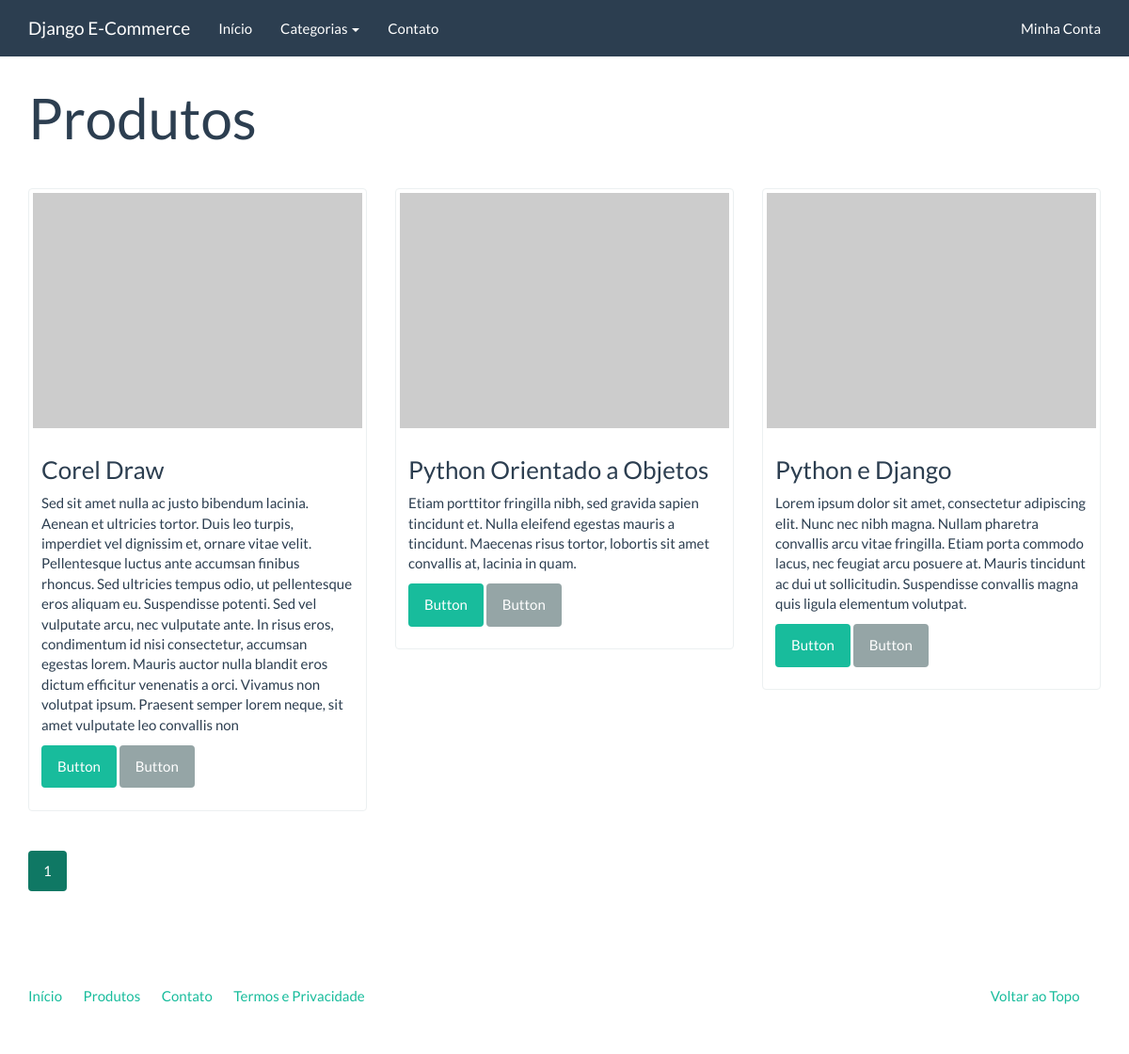
Page /catalogo/ on the earlier database version.
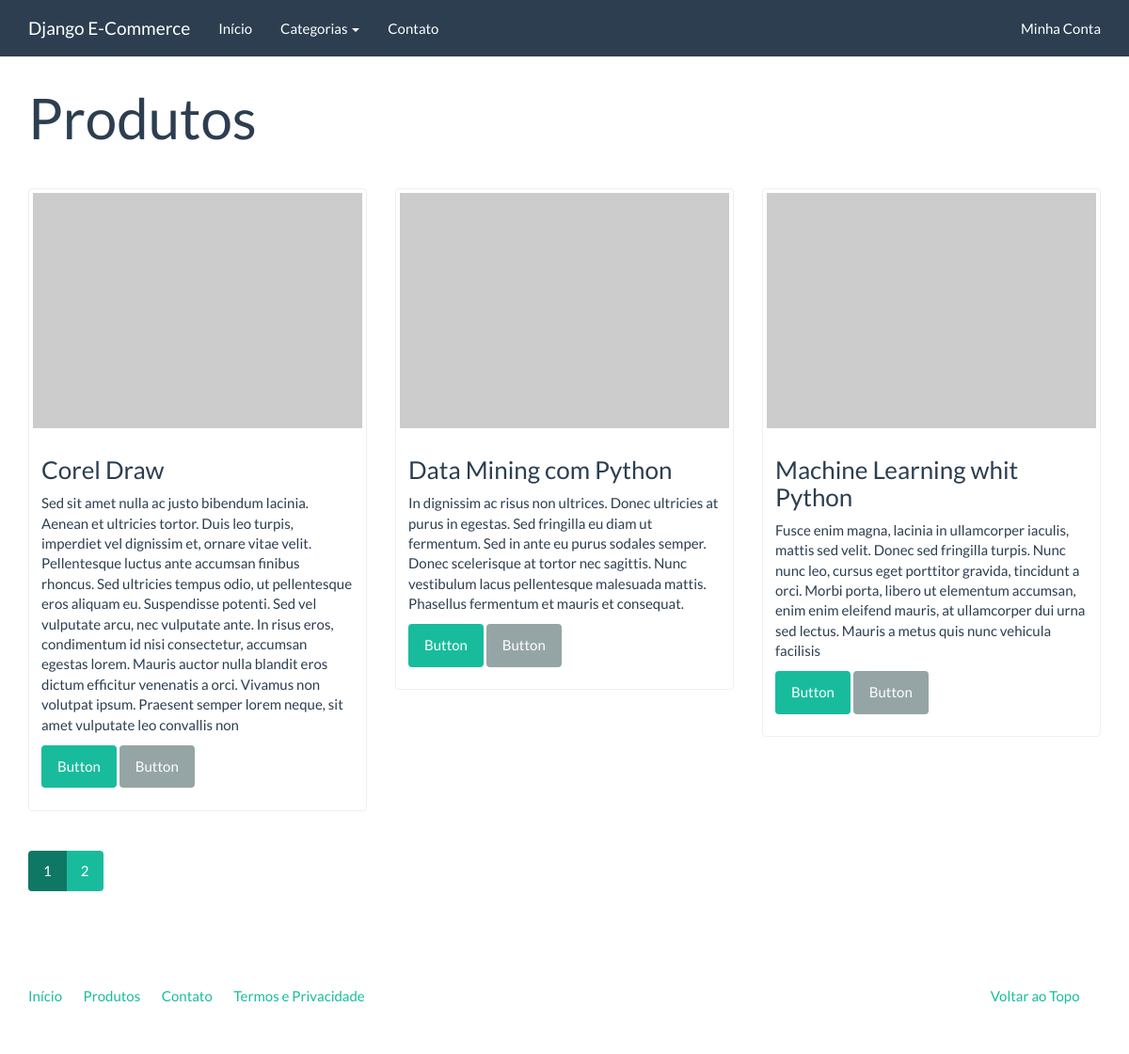
Same page on the later database version.
### catalog/models.py (models this page shows)
class Product(models.Model):
    name = models.CharField('Nome', max_length=100)
    slug = models.SlugField('Identificador', max_length=100)
    category = models.ForeignKey('catalog.Category', verbose_name='Categoria')
    description = models.TextField('Descrição', blank=True)
    price = models.DecimalField('Preço', decimal_places=2, max_digits=8)
    created = models.DateTimeField('Criado em', auto_now_add=True)
    modified = models.DateTimeField('Modificado em', auto_now=True)
    class Meta:
        verbose_name = 'Produto'
        verbose_name_plural = 'Produtos'
        ordering = ['name']
    def __str__(self):
        return self.name
    def get_absolute_url(self):
        return reverse('catalog:product', kwargs={'slug': self.slug})

### catalog/views.py (the view)
class ProductListView(generic.ListView):
    model = Product
    paginate_by = 3
    template_name = 'catalog/product_list.html'
    context_object_name = 'product_list' # optional

### catalog/context_process.py (called while the page is built)
def categories(request):
    return {
        'categories': Category.objects.all()
        }

### catalog/models.py (called while the page is built)
    def __str__(self):
        return self.name

    def get_absolute_url(self):
        return reverse('catalog:category', kwargs={'slug': self.slug})

### core/templatetags/pagination.py (called while the page is built)
@register.inclusion_tag('pagination.html')
def pagination(request, paginator, page_obj):
    context = {}
    context['paginator'] = paginator
    context['request'] = request
    context['page_obj'] = page_obj
    getvars = request.GET.copy()
    if 'page' in getvars:
        del getvars['page']
    if len(getvars) > 0:
        context['getvars'] = '&{0}'.format(getvars.urlencode())
    else:
        context['getvars'] = ''
    return context

### catalog/templates/catalog/product_list.html (shortened to what this page needs)
{% extends "base.html" %}
{% load pagination %}
{% block container %}
<div class="page-header">
    <h1>Produtos</h1>
</div>
<div class="row">
    {% for product in product_list %}
    <div class="col-sm-6 col-md-4">
        <div class="thumbnail">
            <a href="{{ product.get_absolute_url }}">
                <img src="http://placehold.it/350x250" alt="" />
            </a>
            <div class="caption">
                <h3>{{ product }}</h3>
                {{ product.description|linebreaks }}
                <p><a href="{{ product.get_absolute_url }}" class="btn btn-success" role="button">Button</a>
                <a href="#" class="btn btn-default" role="button">Button</a></p>
            </div>
        </div>
    </div>
    {% endfor %}
</div>
{% pagination request paginator page_obj %}
{% endblock %}

### core/templates/base.html (shortened to what this page needs)
<!DOCTYPE html>
{% load static %}
<html lang="en">
<head>
	<link rel="stylesheet" href="{% static 'assets/bootstrap.min.css' %}" media="screen" />
	<link rel="stylesheet" href="{% static 'assets/custom.min.css' %}" media="screen" />
</head>
<body>
    <div class="navbar navbar-default navbar-fixed-top">
      <div class="container">
        <div class="navbar-header">
          <a href="" class="navbar-brand">Django E-Commerce</a>
        </div>
        <div class="navbar-collapse collapse" id="navbar-main">
          <ul class="nav navbar-nav">
            <li>
              <a href="{% url 'index' %}">Início</a>
            </li>
            <li class="dropdown">
              <a class="dropdown-toggle" data-toggle="dropdown"
              href="{% url 'catalog:product_list' %}" id="download">Categorias
              <span class="caret"></span></a>
            </li>
			<li>
				<a href="{% url 'contact' %}">Contato</a>
			</li>
          </ul>
          <ul class="nav navbar-nav navbar-right">
            <li><a href="#">Minha Conta</a></li>
          </ul>
        </div>
      </div>
    </div>
    <div class="container">
		{% block container %}{% endblock %}
		<footer>
			<div class="row">
			  <div class="col-lg-12">
			    <ul class="list-unstyled">
			      <li class="pull-right"><a href="#top">Voltar ao Topo</a></li>
			      <li><a href="">Início</a></li>
			      <li><a href="">Produtos</a></li>
			      <li><a href="">Contato</a></li>
			      <li><a href="">Termos e Privacidade</a></li>
			    </ul>
			  </div>
			</div>
		</footer>
	</div>
</body>
</html>

### core/templates/pagination.html
<div class='row'>
    <div class='col-md-12'>
        <nav aria-label="Page navigation">
          <ul class="pagination">
            {% for page in paginator.page_range %}
                <li {% if page_obj.number == page %} class="active" {% endif %}>
                    <a href="?page={{ page }}{{ getvars }}">{{ page }}</a>
                </li>
            {% endfor %}
          </ul>
        </nav>
    </div>
</div>

Differences in the rows shown:
no longer on this page (row unchanged): Product: name "Python Orientado a Objetos", description "Etiam porttitor fringilla nibh, sed gravida sapien tincidunt et. Nulla eleifend egestas mauris a tincidunt. Maecenas risus tortor, lobortis sit amet convallis at, lacinia in quam."
no longer on this page (row unchanged): Product: name "Python e Django", description "Lorem ipsum dolor sit amet, consectetur adipiscing elit. Nunc nec nibh magna. Nullam pharetra convallis arcu vitae fringilla. Etiam porta commodo lacus, nec feugiat arcu posuere at. Mauris tincidunt ac dui ut sollicitudin. Suspendisse convallis magna quis ligula elementum volutpat."
added Product: name "Data Mining com Python", description "In dignissim ac risus non ultrices. Donec ultricies at purus in egestas. Sed fringilla eu diam ut fermentum. Sed in ante eu purus sodales semper. Donec scelerisque at tortor nec sagittis. Nunc vestibulum lacus pellentesque malesuada mattis. Phasellus fermentum et mauris et consequat."
added Product: name "Machine Learning whit Python", description "Fusce enim magna, lacinia in ullamcorper iaculis, mattis sed velit. Donec sed fringilla turpis. Nunc nunc leo, cursus eget porttitor gravida, tincidunt a orci. Morbi porta, libero ut elementum accumsan, enim enim eleifend mauris, at ullamcorper dui urna sed lectus. Mauris a metus quis nunc vehicula facilisis"
Other differences:
new list line: "2"
